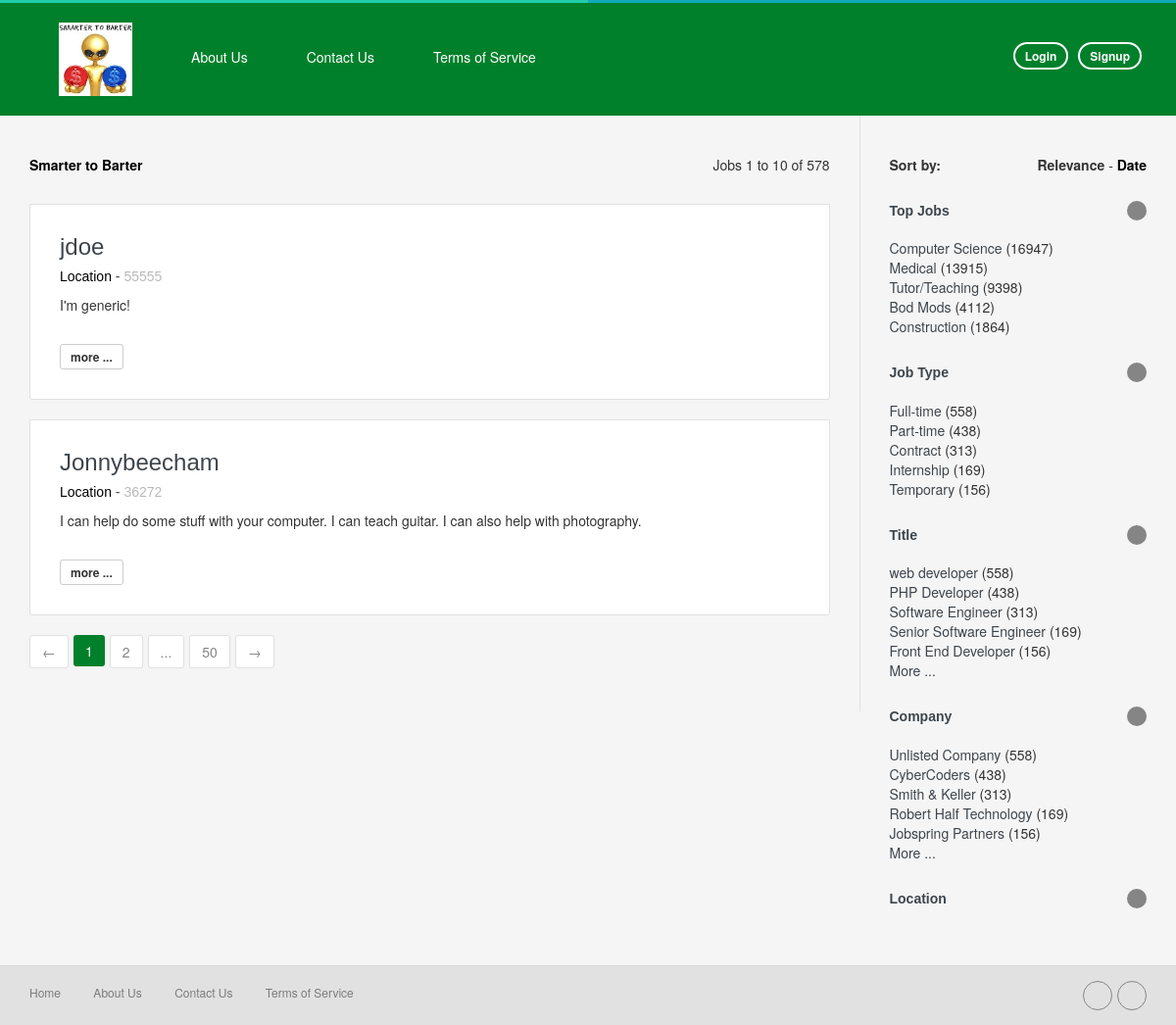
/job_post/, run on the app's committed database.
### home/models.py (models this page shows, shortened)
class CustomerService(models.Model):
    customer = models.ForeignKey(Customer, on_delete=models.CASCADE)
    servicesID = models.CharField(max_length = 60)
    needsID = models.CharField(max_length = 60)
    objects = customerServiceManager()

class Customer(models.Model):
    user = models.OneToOneField(User, on_delete=models.CASCADE)
    zipCode = models.IntegerField(default = '55555')
    bio = models.TextField(max_length = 1500)
    objects = customerManager()

### home/templates/home/job_post.html (shortened to what this page needs)
{% extends 'home/header.html' %}
{% load staticfiles %}
 {% block content %}
      <div class="body-content clearfix" >
        <div class="bg-color2">
          <div class="container">
            <div class="row">
              <div class="col-md-9">
                <div class="block-section-sm box-list-area">
                  <div class="row hidden-xs">
                    <div class="col-sm-6  ">
                      <p><strong class="color-black">Smarter to Barter</strong></p>
                    </div>
                    <div class="col-sm-6">
                      <p class="text-right">
                        Jobs 1 to 10 of 578
                      </p>
                    </div>
                  </div>
                    {% for CustomerService in object_list %}
                <div class="box-list">
                    <div class="item">
                      <div class="row">
                        <div class="col-md-11">
                          <h3 class="no-margin-top"><a href="/job_detail/{{CustomerService.id}}" class="">{{CustomerService.customer.user.username}}<i class="fa fa-link color-white-mute font-1x"></i></a></h3>
                          <h5><span class="color-black">Location</span> - <span class="color-white-mute">{{CustomerService.customer.zipCode}}</span></h5>
                          <p class="text-truncate ">{{CustomerService.customer.bio}} </p>
                          <div>
                            <br>
                            <a href="/job_detail/{{CustomerService.id}}" class="btn btn-theme btn-xs btn-default">more ...</a>
                          </div>
                        </div>
                      </div>
                    </div>
                    </div>
                    {% endfor %}
                  <nav >
                    <ul class="pagination pagination-theme  no-margin">
                      <li>
                        <a href="#" aria-label="Previous">
                          <span aria-hidden="true">&larr;</span>
                        </a>
                      </li>
                      <li class="active"><a href="#">1</a></li>
                      <li><a href="#">2</a></li>
                      <li><span>...</span></li>
                      <li><a href="#">50</a></li>
                      <li>
                        <a href="#" aria-label="Next">
                          <span aria-hidden="true">&rarr;</span>
                        </a>
                      </li>
                    </ul>
                  </nav>
                </div>
              </div>
              <div class="col-md-3">
                <div class="block-section-sm side-right">
                  <div class="row">
                    <div class="col-xs-6">
                      <p><strong>Sort by: </strong></p>
                    </div>
                    <div class="col-xs-6">
                      <p class="text-right">
                        <strong>Relevance</strong> - <a href="#" class="link-black"><strong>Date</strong></a>
                      </p>
                    </div>
                  </div>
                  <div class="result-filter">
                    <h5 class="no-margin-top font-bold margin-b-20 " ><a href="#s_collapse_1" data-toggle="collapse" >Top Jobs<i class="fa ic-arrow-toogle fa-angle-right pull-right"></i> </a></h5>
                    <div class="collapse in" id="s_collapse_1">
                      <div class="list-area">
                        <ul class="list-unstyled">
                          <li>
                            <a  href="#" >Computer Science</a> (16947)
                          </li>
                          <li>
                            <a  href="#" >Medical</a> (13915)
                          </li>
                          <li>
                            <a  href="#" >Tutor/Teaching</a> (9398)
                          </li>
                          <li>
                            <a  href="#" >Bod Mods</a> (4112)
                          </li>
                          <li>
                            <a  href="#" >Construction</a> (1864)
                          </li>
                        </ul>
                      </div>
                    </div>
                    <h5 class="font-bold  margin-b-20" ><a href="#s_collapse_5" data-toggle="collapse" >Job Type <i class="fa ic-arrow-toogle fa-angle-right pull-right"></i></a> </h5>
                    <div class="collapse in" id='s_collapse_5'>
                      <div class="list-area">
                        <ul class="list-unstyled ">
                          <li>
                            <a  href="#" >Full-time </a> (558)
                          </li>
                          <li>
                            <a  href="#" >Part-time </a> (438)
                          </li>
                          <li>
                            <a  href="#" >Contract </a> (313)
                          </li>
                          <li>
                            <a  href="#" >Internship</a> (169)
                          </li>
                          <li>
                            <a  href="#" >Temporary  </a> (156)
                          </li>
                        </ul>
                      </div>
                    </div>
                    <h5 class="font-bold  margin-b-20"><a href="#s_collapse_2" data-toggle="collapse" >Title <i class="fa ic-arrow-toogle fa-angle-right pull-right"></i></a>  </h5>
                    <div class="collapse in" id="s_collapse_2">
                      <div class="list-area">
                        <ul class="list-unstyled ">
                          <li>
                            <a  href="#" >web developer</a> (558)
                          </li>
                          <li>
                            <a  href="#" >PHP Developer</a> (438)
                          </li>
                          <li>
                            <a  href="#" >Software Engineer </a> (313)
                          </li>
                          <li>
                            <a  href="#" >Senior Software Engineer </a> (169)
                          </li>
                          <li>
                            <a  href="#" >Front End Developer </a> (156)
                          </li>
                          <li>
                            <a  href="#" >More ... </a>
                          </li>
                        </ul>
                      </div>
                    </div>
                    <h5 class="font-bold  margin-b-20"><a href="#s_collapse_3" data-toggle="collapse" >Company <i class="fa ic-arrow-toogle fa-angle-right pull-right"></i></a> </h5>
                    <div class="collapse in" id="s_collapse_3">
                      <div class="list-area">
                        <ul class="list-unstyled ">
                          <li>
                            <a  href="#" >Unlisted Company</a> (558)
                          </li>
                          <li>
                            <a  href="#" >CyberCoders</a> (438)
                          </li>
                          <li>
                            <a  href="#" >Smith & Keller </a> (313)
                          </li>
                          <li>
                            <a  href="#" >Robert Half Technology </a> (169)
                          </li>
                          <li>
                            <a  href="#" >Jobspring Partners </a> (156)
                          </li>
                          <li>
                            <a  href="#" >More ... </a>
                          </li>
                        </ul>
                      </div>
                    </div>
                    <h5 class="font-bold  margin-b-20" ><a href="#s_collapse_4" data-toggle="collapse" class="collapsed" >Location  <i class="fa ic-arrow-toogle fa-angle-right pull-right"></i> </a></h5>
                  </div>
                </div>
              </div>
            </div>
          </div>
        </div>
      </div>
{% endblock %}

### data on the page
CustomerService: customer.user.username "jdoe", customer.zipCode "55555", customer.bio "I'm generic!"
CustomerService: customer.user.username "Jonnybeecham", customer.zipCode "36272", customer.bio "I can help do some stuff with your computer. I can teach guitar. I can also help with photography."
